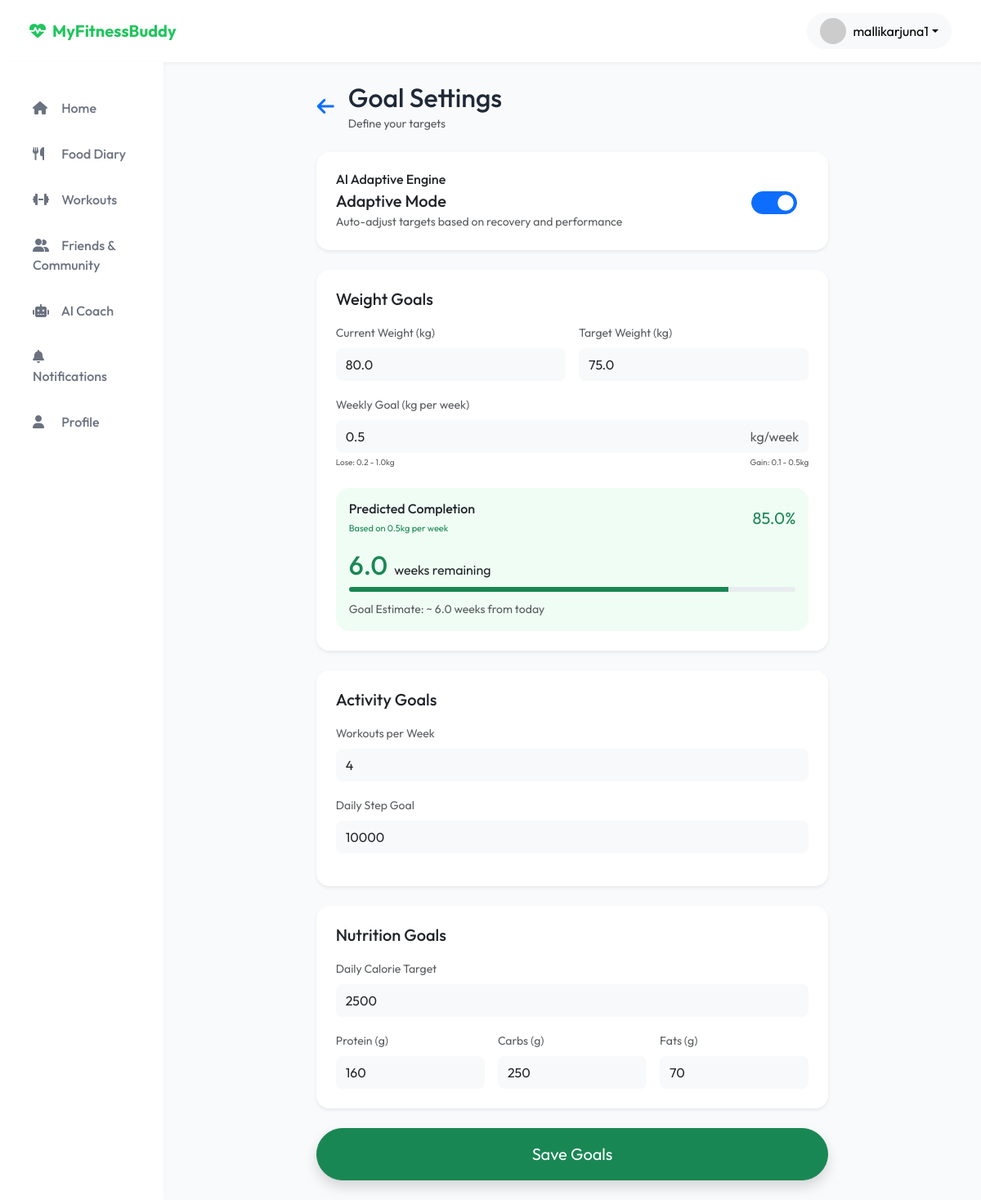
Screenshot of /goal-settings/ (signed in) with the database file from the repository.
### users/models.py (models this page shows, shortened)
class User(AbstractUser):
    phone_number = models.CharField(max_length=15, unique=True, null=True, blank=True)
    email = models.EmailField(unique=True)
    gender = models.CharField(max_length=10, null=True, blank=True)
    age = models.IntegerField(null=True, blank=True)
    country = models.CharField(max_length=100, null=True, blank=True)
    height_feet = models.IntegerField(null=True, blank=True)
    height_inches = models.IntegerField(null=True, blank=True)
    height_cm = models.FloatField(null=True, blank=True)
    current_weight = models.FloatField(null=True, blank=True)
    goal_weight = models.FloatField(null=True, blank=True)
    weight_kg = models.FloatField(null=True, blank=True)
    activity_level = models.CharField(max_length=50, null=True, blank=True)
    goals_completed = models.BooleanField(default=False)
    USERNAME_FIELD = 'email'
    REQUIRED_FIELDS = ['username']

class UserGoalSettings(models.Model):
    user = models.OneToOneField(settings.AUTH_USER_MODEL, on_delete=models.CASCADE, related_name='goal_settings')
    primary_goal = models.CharField(max_length=50, default="BuildMuscle")
    current_weight = models.FloatField(default=72.0)
    target_weight = models.FloatField(default=75.0)
    weekly_goal_weight = models.FloatField(default=0.5)
    current_body_fat = models.FloatField(default=18.0)
    target_body_fat = models.FloatField(default=15.0)
    muscle_mass_goal = models.FloatField(default=35.0)
    workouts_per_week = models.IntegerField(default=4)
    daily_step_goal = models.IntegerField(default=10000)
    weekly_calorie_burn_goal = models.IntegerField(default=2000)
    daily_calorie_target = models.IntegerField(default=2500)
    protein_g = models.IntegerField(default=160)
    carbs_g = models.IntegerField(default=250)
    fats_g = models.IntegerField(default=70)
    is_adaptive_mode_enabled = models.BooleanField(default=False)
    quiet_hours_from = models.CharField(max_length=5, default="22:00")
    quiet_hours_to = models.CharField(max_length=5, default="07:00")

### web/views.py (the view, shortened to what this page needs)
# urls.py: path('goal-settings/', views.goal_settings_view, name='goal_settings'),
@login_required(login_url='login')
def goal_settings_view(request):
    goals_q, created = UserGoalSettings.objects.get_or_create(user=request.user)
    current_w = request.user.current_weight or 72.0
    target_w = goals_q.target_weight or 72.0
    weekly_w = goals_q.weekly_goal_weight or 0.5
    weight_diff = abs(current_w - target_w)
    weeks_remaining = round(weight_diff / weekly_w, 1) if weekly_w > 0 else 0
    completion_percentage = 0
    if weight_diff == 0:
        completion_percentage = 100
    else:
        completion_percentage = max(5, min(95, 100 - (weight_diff * 5)))
    context = {
        'goals': goals_q,
        'weeks_remaining': weeks_remaining,
        'completion_percentage': completion_percentage,
    }
    return render(request, 'web/goal_settings.html', context)

### web/context_processors.py (called while the page is built)
def social_context(request):
    if request.user.is_authenticated:
        pending_count = FriendRequest.objects.filter(receiver=request.user, status='pending').count()
        return {
            'pending_friend_requests_count': pending_count
        }
    return {
        'pending_friend_requests_count': 0
    }

### templates/web/goal_settings.html (shortened to what this page needs)
{% extends 'web/base.html' %}
{% block content %}
<div class="row justify-content-center">
    <div class="col-lg-8 col-md-10">
        <div class="d-flex align-items-center mb-4">
            <a href="{% url 'profile' %}" class="btn btn-link text-decoration-none p-0 me-3">
                <i class="fas fa-arrow-left text-primary fs-4"></i>
            </a>
            <div>
                <h2 class="font-weight-bold mb-0">Goal Settings</h2>
                <small class="text-muted">Define your targets</small>
            </div>
        </div>
        <form method="POST">
            <div class="card p-4 mb-4 border-0 shadow-sm rounded-4">
                <div class="d-flex justify-content-between align-items-center">
                    <div>
                        <h6 class="font-weight-bold mb-1">AI Adaptive Engine</h6>
                        <h5 class="mb-0">Adaptive Mode</h5>
                        <small class="text-muted">Auto-adjust targets based on recovery and performance</small>
                    </div>
                    <div class="form-check form-switch">
                        <input class="form-check-input fs-3" type="checkbox" role="switch" checked>
                    </div>
                </div>
            </div>
            <div class="card p-4 mb-4 border-0 shadow-sm rounded-4">
                <h5 class="font-weight-bold mb-3">Weight Goals</h5>
                <div class="row g-3">
                    <div class="col-6">
                        <label class="form-label text-muted small">Current Weight (kg)</label>
                        <input type="number" step="0.1" name="current_weight" class="form-control bg-light border-0 py-2 rounded-3" value="{{ request.user.current_weight|default:80.0 }}">
                    </div>
                    <div class="col-6">
                        <label class="form-label text-muted small">Target Weight (kg)</label>
                        <input type="number" step="0.1" name="target_weight" class="form-control bg-light border-0 py-2 rounded-3" value="{{ goals.target_weight|default:70.0 }}">
                    </div>
                    <div class="col-12 mt-3">
                        <label class="form-label text-muted small">Weekly Goal (kg per week)</label>
                        <div class="input-group">
                            <input type="number" step="0.1" name="weekly_goal_weight" class="form-control bg-light border-0 py-2 rounded-start-3" value="{{ goals.weekly_goal_weight|default:0.5 }}">
                            <span class="input-group-text bg-light border-0 text-muted small rounded-end-3">kg/week</span>
                        </div>
                        <div class="d-flex justify-content-between mt-1">
                            <small class="text-muted" style="font-size: 10px;">Lose: 0.2 - 1.0kg</small>
                            <small class="text-muted" style="font-size: 10px;">Gain: 0.1 - 0.5kg</small>
                        </div>
                    </div>
                </div>
                {% if weeks_remaining > 0 %}
                <div class="mt-4 p-3 rounded-4" style="background-color: #F0FDF4;">
                    <div class="d-flex justify-content-between align-items-center mb-2">
                        <div>
                            <h6 class="font-weight-bold text-dark mb-0">Predicted Completion</h6>
                            <small class="text-success" style="font-size: 11px;">Based on {{ goals.weekly_goal_weight }}kg per week</small>
                        </div>
                        <span class="text-success font-weight-bold fs-5">{{ completion_percentage }}%</span>
                    </div>
                    <div class="d-flex align-items-baseline mb-2 mt-3">
                        <h2 class="mb-0 text-success font-weight-bold me-2">{{ weeks_remaining }}</h2>
                        <span class="text-dark font-weight-bold">weeks remaining</span>
                    </div>
                    <div class="progress mb-2" style="height: 6px;">
                        <div class="progress-bar bg-success" role="progressbar" style="width: {{ completion_percentage }}%;"></div>
                    </div>
                    <small class="text-muted">Goal Estimate: ~ {{ weeks_remaining }} weeks from today</small>
                </div>
                {% else %}
                <div class="mt-4 p-3 rounded-4 bg-light">
                    <p class="mb-0 text-center text-muted">Set a target weight and weekly goal to see prediction.</p>
                </div>
                {% endif %}
            </div>
            <div class="card p-4 mb-4 border-0 shadow-sm rounded-4">
                <h5 class="font-weight-bold mb-3">Activity Goals</h5>
                <div class="mb-3">
                    <label class="form-label text-muted small">Workouts per Week</label>
                    <input type="number" name="workouts_per_week" class="form-control bg-light border-0 py-2 rounded-3" value="4">
                </div>
                <div class="mb-3">
                    <label class="form-label text-muted small">Daily Step Goal</label>
                    <input type="number" name="daily_step_goal" class="form-control bg-light border-0 py-2 rounded-3" value="{{ goals.daily_step_goal|default:10000 }}">
                </div>
            </div>
            <div class="card p-4 mb-4 border-0 shadow-sm rounded-4">
                <h5 class="font-weight-bold mb-3">Nutrition Goals</h5>
                <div class="mb-3">
                    <label class="form-label text-muted small">Daily Calorie Target</label>
                    <input type="number" name="daily_calorie_target" class="form-control bg-light border-0 py-2 rounded-3" value="{{ goals.daily_calorie_target|default:2500 }}">
                </div>
                <div class="row g-3">
                    <div class="col-4">
                        <label class="form-label text-muted small">Protein (g)</label>
                        <input type="number" name="protein_g" class="form-control bg-light border-0 py-2 rounded-3" value="{{ goals.protein_g|default:160 }}">
                    </div>
                    <div class="col-4">
                        <label class="form-label text-muted small">Carbs (g)</label>
                        <input type="number" name="carbs_g" class="form-control bg-light border-0 py-2 rounded-3" value="{{ goals.carbs_g|default:250 }}">
                    </div>
                    <div class="col-4">
                        <label class="form-label text-muted small">Fats (g)</label>
                        <input type="number" name="fats_g" class="form-control bg-light border-0 py-2 rounded-3" value="{{ goals.fats_g|default:70 }}">
                    </div>
                </div>
            </div>
            <button type="submit" class="btn btn-success w-100 rounded-pill py-3 font-weight-bold shadow fs-5">
                Save Goals
            </button>
        </form>
    </div>
</div>
{% endblock %}

### templates/web/base.html (shortened to what this page needs)
<!DOCTYPE html>
<html lang="en">
<head>
    <link href="https://cdn.jsdelivr.net/npm/bootstrap@5.3.0/dist/css/bootstrap.min.css" rel="stylesheet">
    <link rel="stylesheet" href="https://cdnjs.cloudflare.com/ajax/libs/font-awesome/6.4.0/css/all.min.css">
</head>
<body>
    {% if not hide_nav %}
    <nav class="navbar navbar-expand-lg navbar-light">
        <div class="container-fluid">
            <a class="navbar-brand d-flex align-items-center" href="/">
                <i class="fas fa-heartbeat me-2"></i> MyFitnessBuddy
            </a>
            <div class="ms-auto d-flex align-items-center">
                {% if user.is_authenticated %}
                <div class="dropdown">
                    <button class="btn btn-light dropdown-toggle d-flex align-items-center" type="button" id="userMenu" data-bs-toggle="dropdown" aria-expanded="false" style="border-radius: 50px; padding: 5px 15px;">
                        <img src="{% if user.profile.profile_photo %}{{ user.profile.profile_photo.url }}{% else %}https://ui-avatars.com/api/?name={{ user.username }}&background=22C55E&color=fff{% endif %}" alt="Profile" class="rounded-circle me-2" style="width: 32px; height: 32px; object-fit: cover;">
                        <span class="d-none d-md-inline">{{ user.username }}</span>
                    </button>
                </div>
                {% else %}
                <a href="{% url 'login' %}" class="btn btn-outline-success me-2 rounded-pill px-4">Login</a>
                <a href="{% url 'signup' %}" class="btn btn-primary rounded-pill px-4">Signup</a>
                {% endif %}
            </div>
        </div>
    </nav>
    {% endif %}
    <div class="container-fluid">
        <div class="row">
            {% if user.is_authenticated and not hide_nav %}
            <div class="col-lg-2 sidebar">
                <div class="nav flex-column">
                    <a class="nav-link {% if request.resolver_match.url_name == 'dashboard' %}active{% endif %}" href="{% url 'dashboard' %}">
                        <i class="fas fa-home"></i> Home
                    </a>
                    <a class="nav-link {% if request.resolver_match.url_name == 'food' %}active{% endif %}" href="{% url 'food' %}">
                        <i class="fas fa-utensils"></i> Food Diary
                    </a>
                    <a class="nav-link {% if request.resolver_match.url_name == 'workout' %}active{% endif %}" href="{% url 'workout' %}">
                        <i class="fas fa-dumbbell"></i> Workouts
                    </a>
                    <a class="nav-link {% if request.resolver_match.url_name == 'friends' %}active{% endif %}" href="{% url 'friends' %}">
                        <i class="fas fa-user-friends"></i> Friends & Community
                    </a>
                    <a class="nav-link {% if request.resolver_match.url_name == 'ai_coach' %}active{% endif %}" href="{% url 'ai_coach' %}">
                        <i class="fas fa-robot"></i> AI Coach
                    </a>
                    <a class="nav-link {% if request.resolver_match.url_name == 'notifications' %}active{% endif %}" href="{% url 'notifications' %}">
                        <i class="fas fa-bell"></i> Notifications
                    </a>
                    <a class="nav-link {% if request.resolver_match.url_name == 'profile' %}active{% endif %}" href="{% url 'profile' %}">
                        <i class="fas fa-user"></i> Profile
                    </a>
                </div>
            </div>
            {% endif %}
            <main class="{% if user.is_authenticated and not hide_nav %}col-lg-10{% else %}col-12{% endif %} p-4">
                {% block content %}{% endblock %}
            </main>
        </div>
    </div>
</body>
</html>

### templates/web/base.html (style rules this page uses)
:root { --primary-green: #22C55E; --dark-gray: #1F2937; --light-bg: #F9FAFB; --card-shadow: 0 4px 6px -1px rgba(0, 0, 0, 0.1), 0 2px 4px -1px rgba(0, 0, 0, 0.06); }
body { font-family: 'Outfit', sans-serif; background-color: var(--light-bg); color: var(--dark-gray); }
.navbar { background-color: white; box-shadow: 0 2px 4px rgba(0,0,0,0.05); padding: 1rem 1.5rem; }
.navbar-brand { font-weight: 700; color: var(--primary-green); }
.sidebar { background-color: white; min-height: calc(100vh - 72px); padding: 2rem 1.5rem; position: sticky; top: 72px; box-shadow: 2px 0 4px rgba(0,0,0,0.02); }
.nav-link { color: #6B7280; padding: 0.75rem 1rem; border-radius: 12px; margin-bottom: 0.5rem; transition: all 0.2s ease; font-weight: 500; }
.nav-link i { margin-right: 12px; width: 20px; }
.card { border: none; border-radius: 20px; box-shadow: var(--card-shadow); margin-bottom: 1.5rem; }

### rows the page displays
User: username "mallikarjuna1", current_weight "80.0"
UserGoalSettings: target_weight "75.0", weekly_goal_weight "0.5", daily_step_goal "10000", daily_calorie_target "2500", protein_g "160", carbs_g "250", fats_g "70"

### other values shown
{{ completion_percentage }} "85.0"
{{ weeks_remaining }} "6.0"
